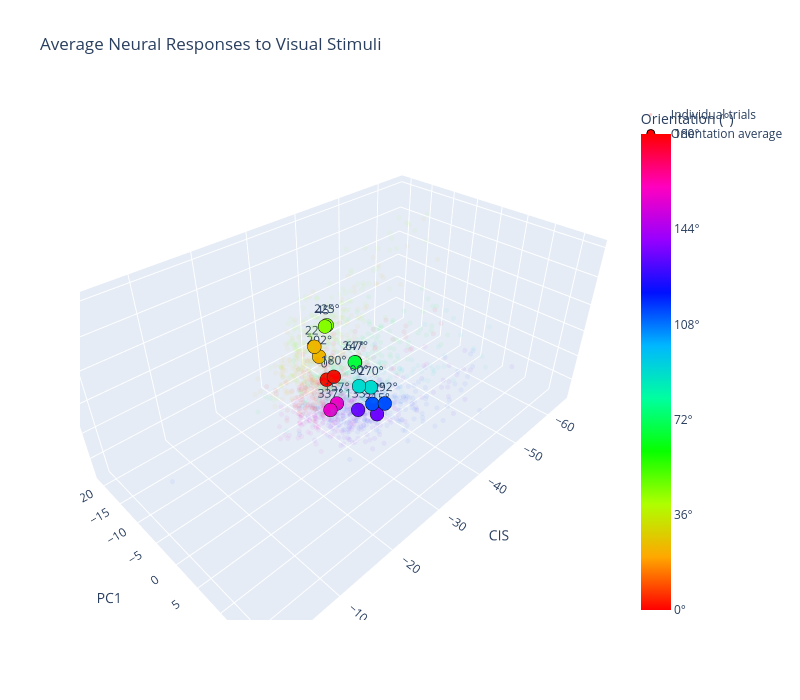

Notebook source saved alongside this figure:
### Code cell
import plotly.graph_objects as go
from sklearn.decomposition import PCA

# Compute 3-axis projection: [CIS, PC1, PC2]
X = sum_responses.sum(axis=-1)             # (n_orientations, n_neurons)  -- per-orientation averages
mean_vec = X.mean(axis=0, keepdims=True)
pca3 = PCA(n_components=2)
pca3.fit(X)
proj, _ = np.linalg.qr(np.array([
    mean_vec[0],
    pca3.components_[0],
    pca3.components_[1],
]).T)                                       # (n_neurons, 3)

coords = X @ proj                           # (n_orientations, 3)  -- averaged points

# ---- Per-trial points: spike counts per (orientation, trial) summed over time bins ----
trial_coords = []     # (n_orient * n_trials, 3)
trial_doubled = []    # color matches its orientation
for o_idx, orientation in enumerate(visual_orientation_degs):
    trial_times = visual_trial_df[visual_trial_df['orientation'] == orientation]['timestamp'].values[:N_VIS_TRIALS]
    for t_time in trial_times:
        trial_spikes = visual_spikes[(visual_spikes['timestamp'] >= t_time) &
                                     (visual_spikes['timestamp'] <  t_time + WINDOW_LEN)]
        x_trial = np.zeros(n_neurons)
        if not trial_spikes.empty:
            counts = trial_spikes.groupby('neuron_id').size()
            for nid, c in counts.items():
                if nid in neuron_to_idx:
                    x_trial[neuron_to_idx[nid]] = c
        trial_coords.append(x_trial @ proj)
        trial_doubled.append((int(orientation) * 2) % 360)
trial_coords = np.array(trial_coords)
trial_doubled = np.array(trial_doubled)

doubled = (np.array(visual_orientation_degs) * 2) % 360

fig = go.Figure()

# Per-trial scatter (low alpha)
fig.add_trace(go.Scatter3d(
    x=trial_coords[:, 0], y=trial_coords[:, 1], z=trial_coords[:, 2],
    mode='markers',
    marker=dict(size=3, color=trial_doubled, colorscale='HSV',
                cmin=0, cmax=360, opacity=0.05,
                line=dict(width=0)),
    name='Individual trials',
    hovertemplate='trial<extra></extra>',
    showlegend=True,
))

# Orientation-average scatter (full opacity, on top)
fig.add_trace(go.Scatter3d(
    x=coords[:, 0], y=coords[:, 1], z=coords[:, 2],
    mode='markers+text',
    marker=dict(size=8, color=doubled, colorscale='HSV',
                cmin=0, cmax=360,
                colorbar=dict(
                    title='Orientation (°)',
                    tickvals=np.arange(0, 361, 72),
                    ticktext=[f'{int(v/2)}°' for v in np.arange(0, 361, 72)],
                ),
                line=dict(color='black', width=1)),
    text=[f'{int(o)}°' for o in visual_orientation_degs],
    textposition='top center',
    name='Orientation average',
))

fig.update_layout(
    title='Average Neural Responses to Visual Stimuli',
    scene=dict(xaxis_title='CIS', yaxis_title='PC1', zaxis_title='PC2',
               aspectmode='data'),
    width=800, height=700,
)
fig.show()

### Figure 1 — Plotly figure (JSON) as saved in the notebook; plotly's stock layout.template omitted (floating-point values rounded to 4 significant figures; data arrays with more than 128 entries replaced by an {"elided": "..."} marker saying what was removed)
{"data": [{"hovertemplate": "trial<extra></extra>", "marker": {"cmax": 360, "cmin": 0, "color": {"elided": "1600 int values"}, "colorscale": [[0, "#ff0000"], [0.1111, "#ffa700"], [0.2222, "#afff00"], [0.3333, "#08ff00"], [0.4444, "#00ff9f"], [0.5556, "#00b7ff"], [0.6667, "#0010ff"], [0.7778, "#9700ff"], [0.8889, "#ff00bf"], [1, "#ff0000"]], "line": {"width": 0}, "opacity": 0.05, "size": 3}, "mode": "markers", "name": "Individual trials", "showlegend": true, "type": "scatter3d", "x": {"elided": "1600 float values"}, "y": {"elided": "1600 float values"}, "z": {"elided": "1600 float values"}}, {"marker": {"cmax": 360, "cmin": 0, "color": [0, 45, 90, 135, 180, 225, 270, 315, 0, 45, 90, 135, 180, 225, 270, 315], "colorbar": {"ticktext": ["0°", "36°", "72°", "108°", "144°", "180°"], "tickvals": [0, 72, 144, 216, 288, 360], "title": {"text": "Orientation (°)"}}, "colorscale": [[0, "#ff0000"], [0.1111, "#ffa700"], [0.2222, "#afff00"], [0.3333, "#08ff00"], [0.4444, "#00ff9f"], [0.5556, "#00b7ff"], [0.6667, "#0010ff"], [0.7778, "#9700ff"], [0.8889, "#ff00bf"], [1, "#ff0000"]], "line": {"color": "black", "width": 1}, "size": 8}, "mode": "markers+text", "name": "Orientation average", "text": ["0°", "22°", "45°", "67°", "90°", "112°", "135°", "157°", "180°", "202°", "225°", "247°", "270°", "292°", "315°", "337°"], "textposition": "top center", "type": "scatter3d", "x": [-30.86, -30.82, -30.16, -28.99, -26.69, -28.18, -29.37, -29.63, -31.33, -31.02, -31.01, -29.08, -28.3, -29.29, -31.47, -27.44], "y": [-5.602, -8.218, -4.904, 2.452, 5.552, 6.754, 2.825, -2.036, -4.435, -7.404, -5.425, 2.439, 6.293, 8.127, 4.768, -1.184], "z": [-3.925, 1.143, 6.647, 4.454, 3.13, -0.1757, -4.283, -6.02, -2.983, -0.4288, 6.248, 4.434, 2.47, 0.04792, -5.227, -5.531]}], "layout": {"height": 700, "scene": {"aspectmode": "data", "xaxis": {"title": {"text": "CIS"}}, "yaxis": {"title": {"text": "PC1"}}, "zaxis": {"title": {"text": "PC2"}}}, "title": {"text": "Average Neural Responses to Visual Stimuli"}, "width": 800}}
